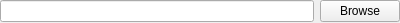
<?xml version="1.0" encoding="UTF-8"?>
<ui version="4.0">
 <class>SetPathWidget</class>
 <widget class="QWidget" name="SetPathWidget">
  <property name="geometry">
   <rect>
    <x>0</x>
    <y>0</y>
    <width>400</width>
    <height>23</height>
   </rect>
  </property>
  <property name="windowTitle">
   <string>4DCT Set Path</string>
  </property>
  <layout class="QHBoxLayout" name="horizontalLayout">
   <property name="leftMargin">
    <number>0</number>
   </property>
   <property name="topMargin">
    <number>0</number>
   </property>
   <property name="rightMargin">
    <number>0</number>
   </property>
   <property name="bottomMargin">
    <number>0</number>
   </property>
   <item>
    <widget class="QLineEdit" name="Path"/>
   </item>
   <item>
    <widget class="QPushButton" name="Browse">
     <property name="text">
      <string>Browse</string>
     </property>
    </widget>
   </item>
  </layout>
 </widget>
 <resources/>
 <connections/>
</ui>
